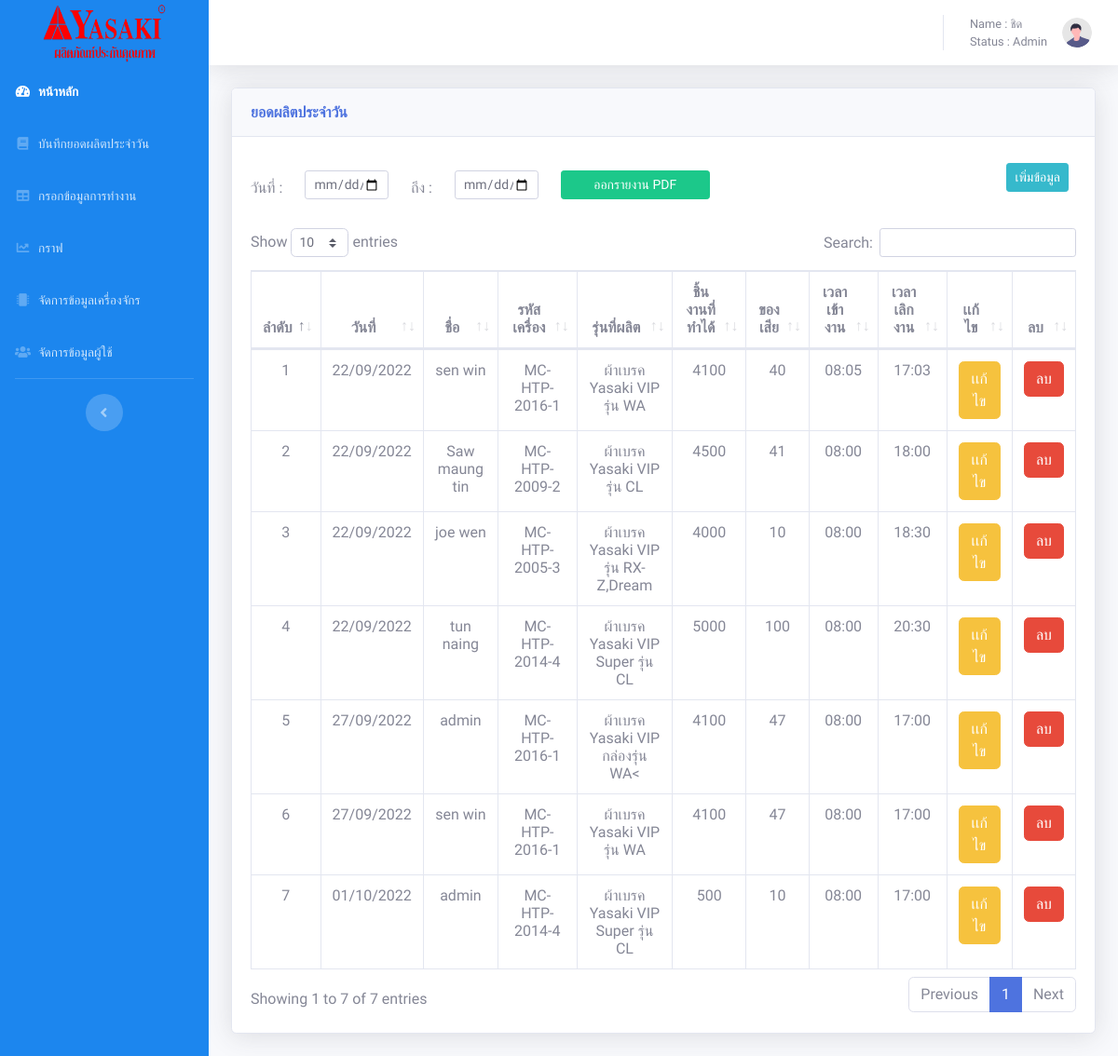
Page /admin/tables.php (signed in) on the earlier database version.
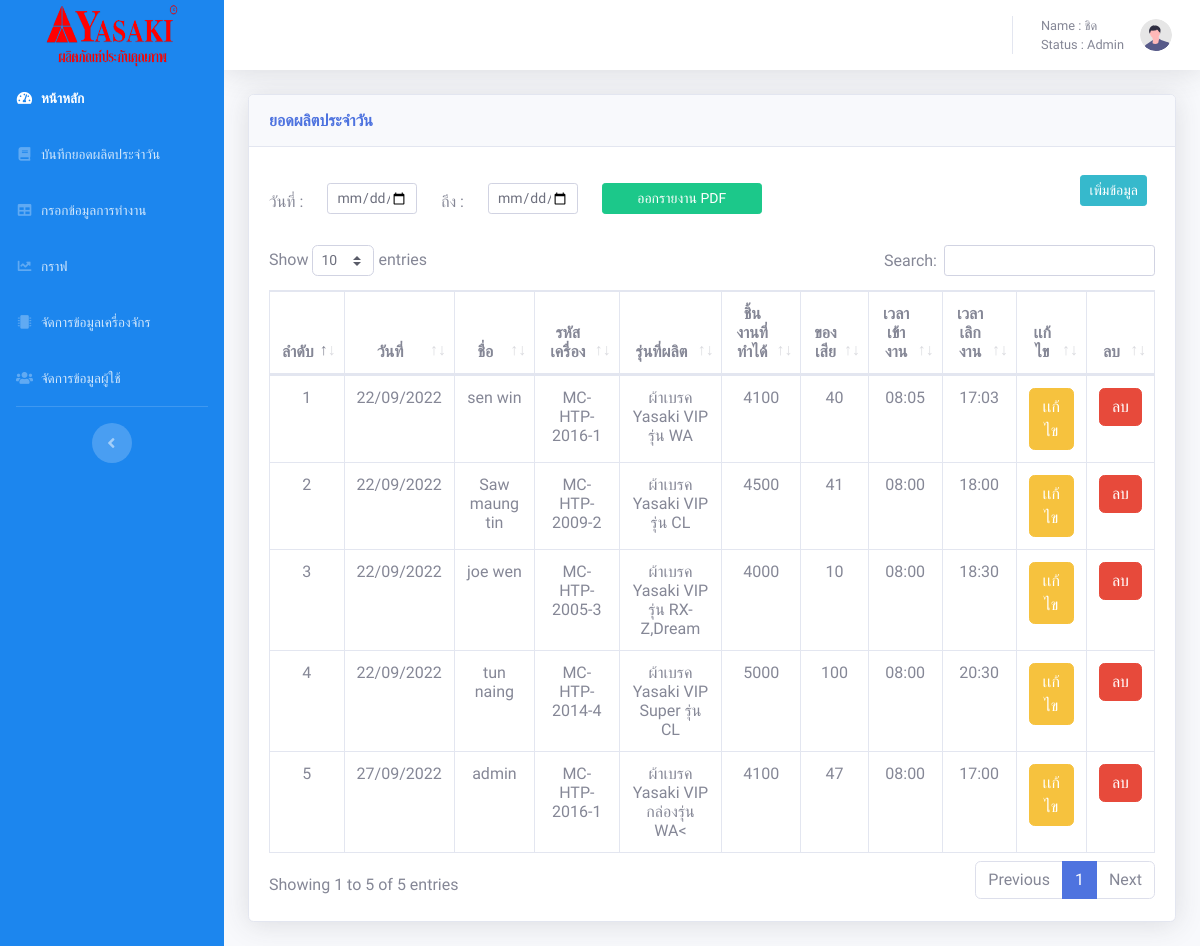
Same page on the later database version.
### tables this page shows
CREATE TABLE `employee` (
  `E_id` int(20) NOT NULL,
  `EName` varchar(20) NOT NULL,
  `Nmac` varchar(50) NOT NULL,
  `Econ` int(20) NOT NULL,
  `Epro` varchar(100) NOT NULL,
  `Edel` int(11) NOT NULL,
  `Etime` varchar(20) NOT NULL,
  `Etimet` varchar(20) NOT NULL,
  `DATE` date NOT NULL
);

### admin/tables.php (the view, shortened to what the changed rows need)
<!DOCTYPE html>
<html lang="en">
<head>
    <link href="vendor/fontawesome-free/css/all.min.css" rel="stylesheet" type="text/css">
    <link href="css/sb-admin-2.min.css" rel="stylesheet">
    <link href="vendor/datatables/dataTables.bootstrap4.min.css" rel="stylesheet">
</head>
<body id="page-top" style="font-family: 'Pridi', serif;">
    <div id="wrapper">
        <div id="content-wrapper" class="d-flex flex-column">
            <div id="content">
                <div class="container-fluid">
                    <div class="card shadow mb-4">
                        <div class="card-body">
                            <div class="row mb-4">
                                <div class="col-6">
                                </div>
                                <div class="col-6">
                                </div>
                            </div>
                            <div class="table-responsive">
                                <table class="table table-bordered text-center" id="dataTable" width="100%" cellspacing="0">
                                    <thead>
                                        <tr>
                                            <th>ลำดับ</th>
                                            <th>วันที่</th>
                                            <th>ชื่อ</th>
                                            <th>รหัสเครื่อง</th>
                                            <th>รุ่นที่ผลิต</th>
                                            <th>ชิ้นงานที่ทำได้</th>
                                            <th>ของเสีย</th>
                                            <th>เวลาเข้างาน</th>
                                            <th>เวลาเลิกงาน</th>
                                            <th>เเก้ไข</th>
                                            <th>ลบ</th>
                                        </tr>
                                    </thead>
                                  <?php
                                    require('config.php');
                                    mysqli_query($conn, 'SET NAMES UTF8');
                                    $sql = "SELECT * FROM `employee`";
                                    $query = mysqli_query($conn, $sql);
                                    $n1 = 0;
                                    while ($value = mysqli_fetch_array($query)) {
                                        $d = date_create($value['DATE']);
                                        $d1 = date_format($d, "d/m/Y");
                                        $n1++;
                                        echo '<tr>
                    <td>' . $n1 . '</td>
                    <td>' . $d1 . '</td>
                    <td>' . $value['EName'] . '</td>
                    <td>' . $value['Nmac'] . '</td>
                    <td>' . $value['Epro'] . '</td>
                    <td>' . $value['Econ'] . '</td>
                    <td>' . $value['Edel'] . '</td>
                    <td>' . $value['Etime'] . '</td>
                    <td>' . $value['Etimet'] . '</td>
                    <td><a href="edittables.php?id=' . $value['E_id'] . '"><button class="btn-warning btn-md btn">เเก้ไข</button></a></td>
                    <td><a href="Delete.php?edit=' . $value['E_id'] . '"><button class="btn-danger btn-md btn" OnClick="return chkdel();">ลบ</button><a/></td>
                </tr>';
                                    }
                                    ?>
                                </table>
                            </div>
                        </div>
                    </div>
                </div>
            </div>
        </div>
    </div>
</body>
</html>

Differences in the rows shown:
removed employee: DATE "27/09/2022", EName "sen win", Nmac "MC-HTP-2016-1", Epro "ผ้าเบรค Yasaki VIP รุ่น WA", Econ "4100", Edel "47", Etime "08:00", Etimet "17:00"
removed employee: DATE "01/10/2022", EName "admin", Nmac "MC-HTP-2014-4", Epro "ผ้าเบรค Yasaki VIP Super รุ่น CL", Econ "500", Edel "10", Etime "08:00", Etimet "17:00"
Other differences:
text written by a page script: "Show entries Search: Showing 1 to 7 of 7 entries Previous 1 Next" → "Show entries Search: Showing 1 to 5 of 5 entries Previous 1 Next"
